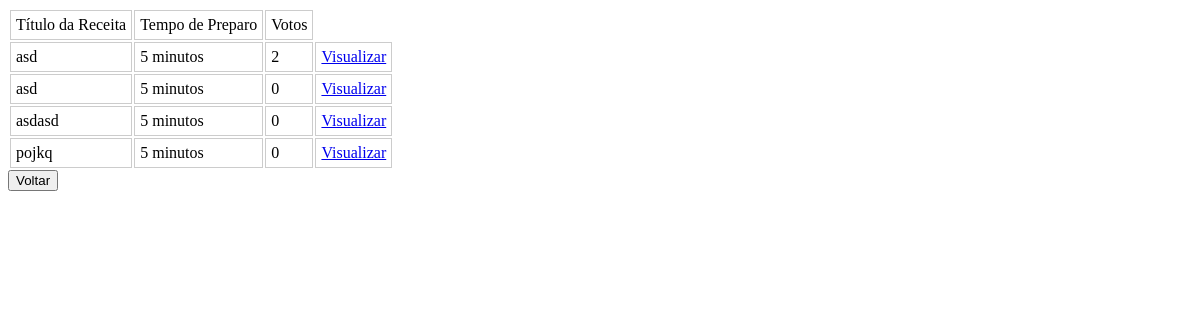
Page /TEX/receitas/rapidas.php on the earlier database version.
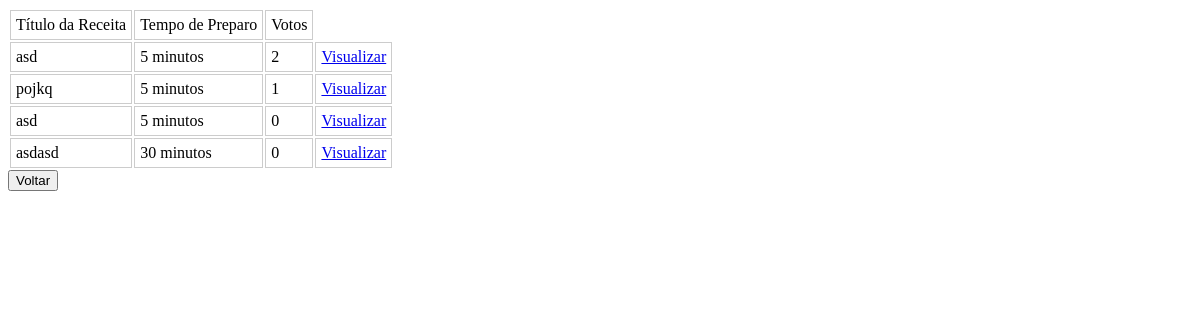
Same page on the later database version.
### tables this page shows
CREATE TABLE `receita` (
  `codReceita` int(11) NOT NULL,
  `nomeReceita` varchar(255) DEFAULT NULL,
  `ingredientes` text,
  `modoPreparo` text,
  `codCategoria` int(11) DEFAULT NULL,
  `codTempo` int(11) DEFAULT NULL,
  `codUsuario` int(11) DEFAULT NULL,
  `totalVotos` int(11) NOT NULL
);

CREATE TABLE `tempo` (
  `codTempo` int(11) NOT NULL,
  `descTempo` varchar(255) DEFAULT NULL
);

### TEX/receitas/rapidas.php (the view, shortened to what this page needs)
<html>
	<head>
	</head>
		<body>
			<?php
				include('../includes/conn.php');
				$query1=mysqli_query($conn,"SELECT codReceita, nomeReceita, totalVotos FROM receita WHERE codTempo LIKE 1 OR codTempo LIKE 2 OR codTempo LIKE 3 OR codTempo LIKE 4 OR codTempo LIKE 5 OR codTempo LIKE 6 ORDER BY totalVotos desc, nomeReceita asc; ");
				echo "<table>
							<tr>
								<td>Título da Receita</td>
								<td>Tempo de Preparo</td>
								<td>Votos</td>
							</tr>
								";
				while($query2=mysqli_fetch_array($query1)){
					echo "<tr><td>".$query2['nomeReceita']."</td>";
					$sql = "SELECT tempo.descTempo FROM tempo, receita WHERE tempo.codTempo=receita.codTempo AND codReceita LIKE ".$query2['codReceita'].";";
						$result = mysqli_query($conn,$sql);
						while ($row = mysqli_fetch_array($result)) {
								echo "<td>".$row['descTempo']."</td>";
						}
					echo "<td>".$query2['totalVotos']."</td>";
					echo "<td><center><a href='../visualizar.php?codReceita=".$query2['codReceita']."'>Visualizar</a></center></td>";
					echo "</tr>";
				}
				echo "</table>";
			?>
			<a href="hub.html" target="conteudo"><input type="button" name="retorno" value="Voltar"></a>
		</body>
</html>

Differences in the rows shown:
changed receita "pojkq": totalVotos "0" → "1"; moves up the list
changed receita "asdasd": gains tempo (descTempo "30 minutos"); loses tempo (descTempo "5 minutos")
